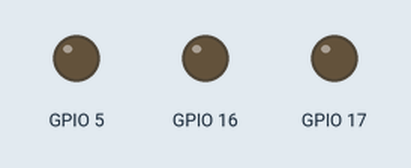
Recording of a sketch running on a simulated ESP32. Shown: output pins drawn as LEDs (lit = HIGH). What the sketch prints to the serial monitor is not drawn.

Above: at 0.12 s.
At 0.37 s:
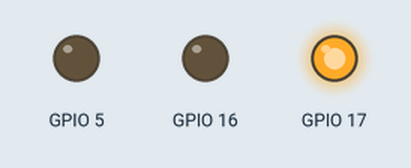
At 1.12 s:
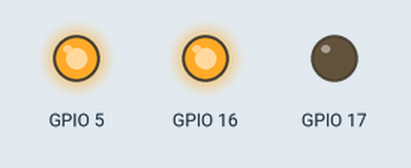
At 1.87 s:
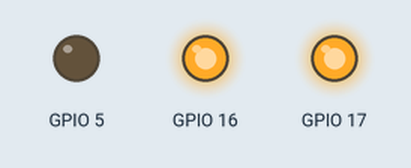
At 3.12 s:
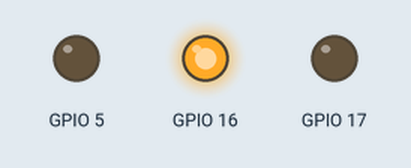
At 4.37 s:
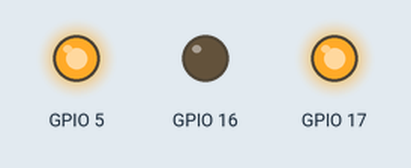
Timing chart, 0 to 4.7 s (numbered marks = the images above):
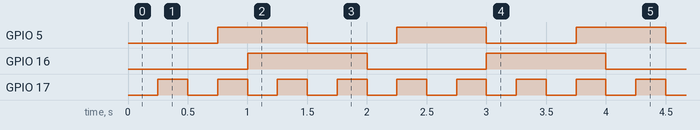

The sketch:

3_threeTimers_threeLEDs-old_2.x.x_Esp32_Pack.ino
```cpp
/*
  POWERED BY -WSW-
  El propósito de este programa es controlar tres LEDs encendiedno y apagando a frecuencias distintas
  haciendo uso de 3 timers.
  La importancia de este código radia en el uso de la API de timers anterior a la actual 3.1.1 (27/1/25)
  En la API de timers del paquete 2.x.x de ESP32 (hasta 3.0.0 sin incluir), los temporizadores se utilizaban
  con funciones distintas

  **Hardware necesario:**
  - Un ESP32.
  - Tres LEDs y sus resistencias.

    **Importante:** Este código no es bloqueante

  **Aclaración:**  --> https://randomnerdtutorials.com/esp32-migrating-version-2-to-3-arduino/
   Timer – New APIs
   Timer has been refactored to use the new ESP-IDF driver and its API got simplified – new Timer API.

      *timerAlarm used to set up Alarm for the timer and enable it automatically (merged timerAlarmWrite and timerAlarmEnable functions).
      *timerGetFrequency used to get the actual frequency of the timer.
      *timerAttachInterruptArg used to attach the interrupt to a timer using arguments.

      *timerBegin has now only 1 parameter (frequency). There is an automatic calculation of the divider using different clock sources to achieve the selected frequency.
      *timerAttachInterrupt has now only 2 parameters. The edge parameter has been removed.

  Licencia Dual:
Este código está disponible bajo la Licencia MIT para fines no comerciales.
Si desea usar el código en un proyecto comercial, debe obtener una licencia comercial poniéndose en contacto conmigo.

*/

hw_timer_t * timer0 = NULL;
hw_timer_t * timer1 = NULL;
hw_timer_t * timer2 = NULL;
portMUX_TYPE timerMux0 = portMUX_INITIALIZER_UNLOCKED;
portMUX_TYPE timerMux1 = portMUX_INITIALIZER_UNLOCKED;
portMUX_TYPE timerMux2 = portMUX_INITIALIZER_UNLOCKED;

volatile uint8_t led1stat = 0;
volatile uint8_t led2stat = 0;
volatile uint8_t led3stat = 0;

void IRAM_ATTR onTimer0(){
  // Critical Code here
  portENTER_CRITICAL_ISR(&timerMux0);
  led1stat=1-led1stat;
  digitalWrite(16, led1stat);   // turn the LED on or off
  portEXIT_CRITICAL_ISR(&timerMux0);
}

void IRAM_ATTR onTimer1(){
  // Critical Code here
  portENTER_CRITICAL_ISR(&timerMux1);
  led2stat=1-led2stat;
  digitalWrite(17, led2stat);   // turn the LED on or off
  portEXIT_CRITICAL_ISR(&timerMux1);
}

void IRAM_ATTR onTimer2(){
  // Critical Code here
  portENTER_CRITICAL_ISR(&timerMux2);
  led3stat=1-led3stat;
  digitalWrite(5, led3stat);   // turn the LED on or off
  portEXIT_CRITICAL_ISR(&timerMux2);
}

void setup() {
  Serial.begin(115200);

  pinMode(17, OUTPUT);
  pinMode(16, OUTPUT);
  pinMode(5, OUTPUT);
  digitalWrite(17, LOW);    // turn the LED off by making the voltage LOW
  digitalWrite(16, LOW);    // turn the LED off by making the voltage LOW
  digitalWrite(5, LOW);    // turn the LED off by making the voltage LOW

  Serial.println("start timer 1");
  timer1 = timerBegin(1, 80, true);  // timer 1, MWDT clock period = 12.5 ns * TIMGn_Tx_WDT_CLK_PRESCALE -> 12.5 ns * 80 -> 1000 ns = 1 us, countUp
  timerAttachInterrupt(timer1, &onTimer1, true); // edge (not level) triggered
  timerAlarmWrite(timer1, 250000, true); // 250000 * 1 us = 250 ms, autoreload true

  Serial.println("start timer 0");
  timer0 = timerBegin(0, 80, true);  // timer 0, MWDT clock period = 12.5 ns * TIMGn_Tx_WDT_CLK_PRESCALE -> 12.5 ns * 80 -> 1000 ns = 1 us, countUp
  timerAttachInterrupt(timer0, &onTimer0, true); // edge (not level) triggered
  timerAlarmWrite(timer0, 1000000, true); // 1000000 * 1 us = 1 s, autoreload true

  Serial.println("start timer 2");
  timer2 = timerBegin(2, 80, true);  // timer 2, MWDT clock period = 12.5 ns * TIMGn_Tx_WDT_CLK_PRESCALE -> 12.5 ns * 80 -> 1000 ns = 1 us, countUp
  timerAttachInterrupt(timer2, &onTimer2, true); // edge (not level) triggered
  timerAlarmWrite(timer2, 750000, true); // 750000 * 1 us = 750 ms, autoreload true

  // at least enable the timer alarms
  timerAlarmEnable(timer0); // enable
  timerAlarmEnable(timer1); // enable
  timerAlarmEnable(timer2); // enable
}

void loop() {
  // nope nothing here
  vTaskDelay(portMAX_DELAY); // wait as much as posible ...
}
```

Measured:
- by itself, GPIO 5: alternates HIGH for 0.75 s and LOW for 0.75 s
- by itself, GPIO 16: alternates HIGH for 1.0 s and LOW for 1.0 s
- by itself, GPIO 17: alternates HIGH for 0.25 s and LOW for 0.25 s
